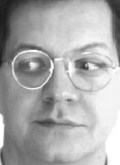
%> input picture AR/train/training-Sunglasses010506080910/m-003-05.pgm, 120 x 165 px; its folder holds only this picture in this run
$ octave demo.m   (GNU Octave 9; MATLAB toolbox functions it lacks are replaced by stand-ins)
%> lines starting %> are read from the running program, lines starting %| are printed output that depends on the picture
### OccludedTraining.m
function [ mypca,model ] = OccludedTraining(path ,n)
%> called with path = 'AR/train/training-Sunglasses010506080910/', n = 1
%% 函数说明：进行样本训练
%输入参数：
%   path：训练样本的目录
%   n:训练人脸的位置，n=1训练人脸上部分；n=2训练人脸下部分
%输出参数：
%   mypca:PCA变换后的部分参数值
%       mypca.mu — 平均人脸
%       mypca.coeff — 人脸变换矩阵
%       mypca.scores - PCA降维后的人脸矩阵
%   model:svm训练得到的模型

%% 读取训练样本并进行Gabor小波变换
fdir = dir([path '*.pgm']);%获取该目录下所有pgm文件
training_count = length(fdir);%获取该目录下pgm文件的数目
training_samples=[];%存储训练样本
energy=99;%选取前90%能量的主成分
for i=1:training_count
    img=im2double(imread([path fdir(i).name]));%读取样本
%> img: size 165x120 double; min 0.106, max 1, mean 0.67
    if size(img,3)==3
         img=rgb2gray(img);
    end
    img =devided(img,n);%获取人脸上部分或下部分，1为上部分，2为下部分
    imshow(img);
    face = gab(img);%进行Gabor小波变换
    training_samples=[training_samples;face'];%存储训练样本，行表示样本，列表示特征
end
%% PCA降维
[coeff,scores,~,~,explained,mu]=pca(training_samples);
csum=cumsum(explained);%cumsum表示对向量进行累加
idx=find(csum>energy,1);%找到占总成分99%能量的前idx个主成分
coeff = coeff(:,1:idx);%选取前idx个主成分对应的特征向量，即变换矩阵
scores = scores(:,1:idx);%选取前idx对应的变换后的矩阵，即降维后的矩阵
%% SVM训练
labelnum = training_count/2;
labels = [-ones(labelnum,1);ones(labelnum,1)];%定义标签，共两类，前150个样本不存在遮挡，后150个存在遮挡
model = svmtrain(labels,scores);
mypca.mu = mu;
mypca.coeff = coeff;
mypca.scores = scores;
end

### devided.m
function K = devided( I,n )
%> called with n = 1
%% 函数说明：进行人脸裁剪，获取上部分人脸或下部分人脸
%输入参数：
%   I:输入人脸
%   n:裁剪位置。若n=1，获取人脸上部分；若n=2，获取人脸下部分
%输出参数：
%   J：裁剪后的人脸

%% 根据输入参数n来进行人脸上/下部分的裁剪
if n ==1
% [4 lines of commented-out code are left out]
J(1:120,1:120) = I(31:150,1:120);
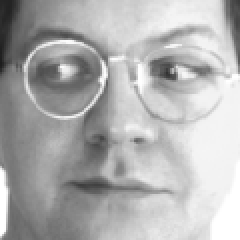
%> J: size 120x120 double (shown 2 times larger); min 0.114, max 1, mean 0.691
J = imresize(J,[64 64]);
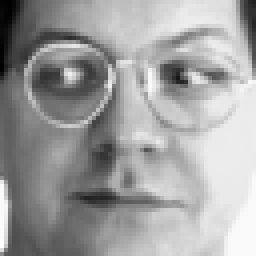
%> J: size 64x64 double (shown 4 times larger); min 0.138, max 1.02, mean 0.691; drawn with min black and max white
[row,col] =size(J);
%> row = 64; col = 64
K(1:floor(row/2),1:col) = J(1:floor(row/2),1:col);
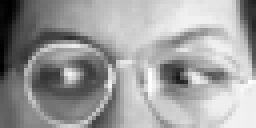
%> K: size 32x64 double (shown 4 times larger); min 0.138, max 1, mean 0.676; drawn with min black and max white

elseif n==2
% [4 lines of commented-out code are left out]

J(1:120,1:120) = I(31:150,1:120);
J = imresize(J,[64 64]);
[row,col] =size(J);
K(1:floor(row/2),1:col) = J(floor(row/2)+1:row,1:col);

end
end

### gab.m
function face_fin = gab( I )
%% Gabor变换
% u,v: 方向、大小为方便，Ku,v记为K
%            ||K||^2
% G(Z) = ---------------- exp(-||K||^2 * Z^2)/(2*sigma*sigma) (exp(i*K*Z)-exp(-sigma*sigma/2))
%          sigma*sigma
% K = Kv * e^(i*faiu(u) )
% Kv = Kmax / (f^v)
% faiu(u) = pi * u/8

%% 预定义一些参数
sigma = 2*pi;  %高斯函数的标准差
Kmax = pi/2;
f = sqrt(2);
sigma2 = sigma^2;  %sigma的平方，方便计算，节省后面的公式代入复杂度
GaborZ = 10;  %gabor模板的大小
%% 求Gabor滤波模板
% n=1;
for v=0:1:4
    for u=0:1:7
        Kv =Kmax/(f^v);
        faiu = pi * u/8;
        K = [Kv *cos(faiu) Kv *sin(faiu)];
        K2 = (norm(K')).^2;  %求||K||^2
        Gab1 = (K2 /(sigma2));
        for zx = -GaborZ:GaborZ
            for zy = -GaborZ:GaborZ
                z = [zy zx]';
                Gab2 = exp(-K2 * (zx^2 + zy^2)/(2*sigma2));
                Gab3 = (cos(K * z) - exp(-(sigma2)/2));%实部
                Gab4 = sin(K * z); %虚部
                GrR(zx+GaborZ+1,zy+GaborZ+1) = Gab1 * Gab2 * Gab3;%求实部
                GrI(zx+GaborZ+1,zy+GaborZ+1) = Gab1 * Gab2 * Gab4;%求虚部
            end
        end
        GaborReal(:,:,v*8+u+1) = GrR;%赋到第三维存储
        GaborImg(:,:,v*8+u+1) = GrI;%赋到第三维存储
%         figure(1);
%         subplot(5,8,n),imshow(GrR,[]);%Gabor核表示的实部
%         n=n+1;
    end
end
%% 图像滤波处理
% I=double(I);%读入预处理的图
face_fin=[];%定于卷积后的矩阵，最后转化为一向量
for i = 1:40
    face_real = conv2( I, GaborReal(:,:,i), 'same' );%实部人脸卷积
    face_img  = conv2( I, GaborImg(:,:,i), 'same' );%虚部人脸卷积
    face_mode = sqrt(face_real.^2+face_img.^2);%取模
%     figure(2);
%     subplot(5 ,8 ,i ), imshow ( face_mode ,[]);
    face_pro = face_mode(:);%将特征排成一列
    tmean = mean( face_pro );
    tstd = std( face_pro );
    face_pro = ( face_pro - tmean )/tstd;      %数据标准化
    face_fin = [face_fin;face_pro];  %将40个特征依次排成一列
end
%> this loop made 40 passes
%> (tmean, tstd) on passes 1 to 12: (0.0426, 0.0574), (0.0291, 0.0318), (0.0242, 0.0223), (0.0315, 0.0255), (0.106, 0.105), (0.0364, 0.0301), (0.0216, 0.0162), (0.0279, 0.0246), (0.0927, 0.0525), (0.0337, 0.0236), (0.0321, 0.0192), (0.0491, 0.0342)
%> pass 1, in gab, `face_real = conv2( I, GaborReal(:,:,i), 'same' );`:
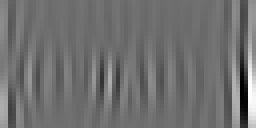
%> face_real: size 32x64 double (shown 4 times larger); min -0.227, max 0.284, mean -0.00204; drawn with min black and max white
%> pass 1, in gab, `face_img  = conv2( I, GaborImg(:,:,i), 'same' );`:
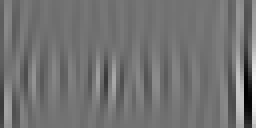
%> face_img: size 32x64 double (shown 4 times larger); min -0.253, max 0.306, mean -0.000327; drawn with min black and max white
%> pass 1, in gab, `face_mode = sqrt(face_real.^2+face_img.^2);`:
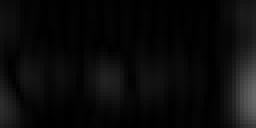
%> face_mode: size 32x64 double (shown 4 times larger); min 0.000386, max 0.403, mean 0.0426
%> pass 2, in gab, `face_real = conv2( I, GaborReal(:,:,i), 'same' );`:
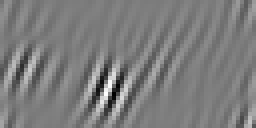
%> face_real: size 32x64 double (shown 4 times larger); min -0.17, max 0.18, mean 0.00137; drawn with min black and max white
%> the run ends on the next line
end

### demo.m
clc;clear all;close all
tic;

%%%%%%%%%%%%%%%%%%%%设置训练和测试目录%%%%%%%%%%%%%%%%%%%
%path1和path2为150+150遮挡检测训练样本
%path3为150LBP训练样本
%path4,path5,path6为150测试样本
path1 = 'AR/train/training-Sunglasses010506080910/';%有无墨镜训练目录
path2 = 'AR/train/training-Scarf010506111213/';%有无围巾训练目录
path3 = 'AR/train/training-NonOccluded010203/';%LBP训练目录
path4 = 'AR/test/test141516/';%无遮挡测试目录
path5 = 'AR/test/test080910/';%墨镜测试目录
path6 = 'AR/test/test111213/';%围巾测试目录

%%%%%%%%%%%%%%%%%%%%%%%%%人脸训练%%%%%%%%%%%%%%%%%%%%%%%%%%
[mypca1,model1] = OccludedTraining(path1,1);%有无墨镜训练

$ run again, on AR/train/training-Sunglasses010506080910/m-016-05.pgm
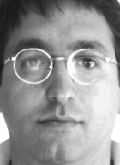
%> input picture AR/train/training-Sunglasses010506080910/m-016-05.pgm, 120 x 165 px
%> the loop in gab, `for i = 1:40` made 40 passes
%> (tmean, tstd) on passes 1 to 8: (0.0361, 0.034), (0.0319, 0.0319), (0.0357, 0.0355), (0.0353, 0.0286), (0.0978, 0.0907), (0.0352, 0.0268), (0.0336, 0.0309), (0.0313, 0.0264)
%> pass 1, in gab, `face_mode = sqrt(face_real.^2+face_img.^2);`:
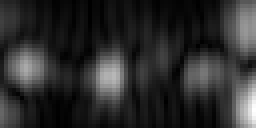
%> face_mode: size 32x64 double (shown 4 times larger); min 0.000408, max 0.204, mean 0.0361; drawn with min black and max white
%> pass 2, in gab, `face_real = conv2( I, GaborReal(:,:,i), 'same' );`:
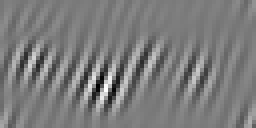
%> face_real: size 32x64 double (shown 4 times larger); min -0.154, max 0.164, mean 0.00104; drawn with min black and max white

$ run again, on AR/train/training-Sunglasses010506080910/m-010-05.pgm
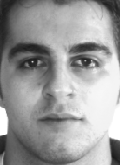
%> input picture AR/train/training-Sunglasses010506080910/m-010-05.pgm, 120 x 165 px
%> the loop in gab, `for i = 1:40` made 40 passes
%> (tmean, tstd) on passes 1 to 8: (0.0417, 0.0566), (0.0196, 0.0164), (0.0229, 0.0184), (0.028, 0.0208), (0.111, 0.103), (0.0245, 0.0191), (0.0211, 0.0202), (0.0221, 0.02)
%> pass 2, in gab, `face_real = conv2( I, GaborReal(:,:,i), 'same' );`:
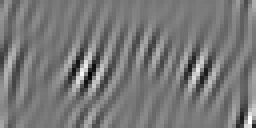
%> face_real: size 32x64 double (shown 4 times larger); min -0.0799, max 0.0919, mean 0.00126; drawn with min black and max white
